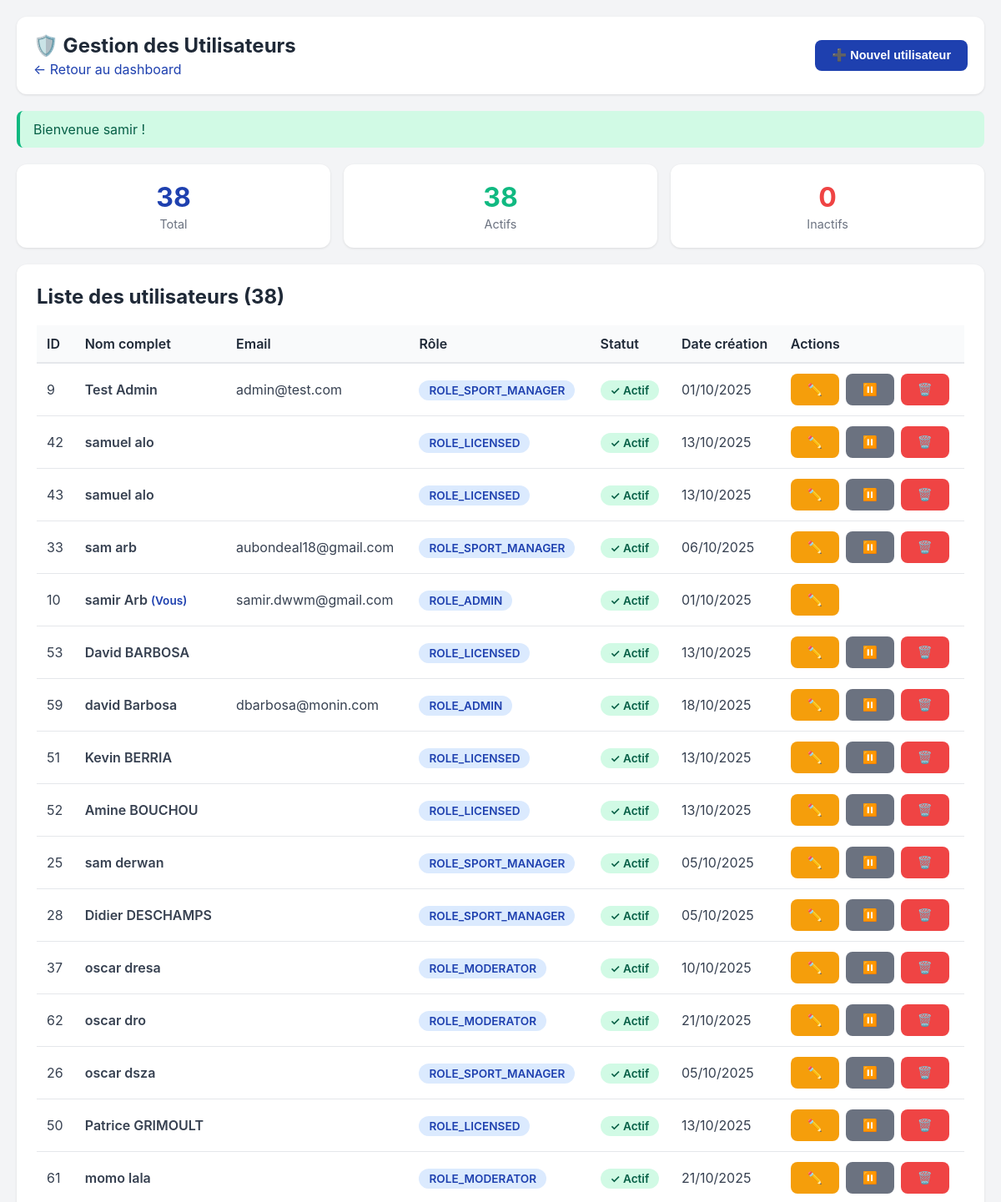
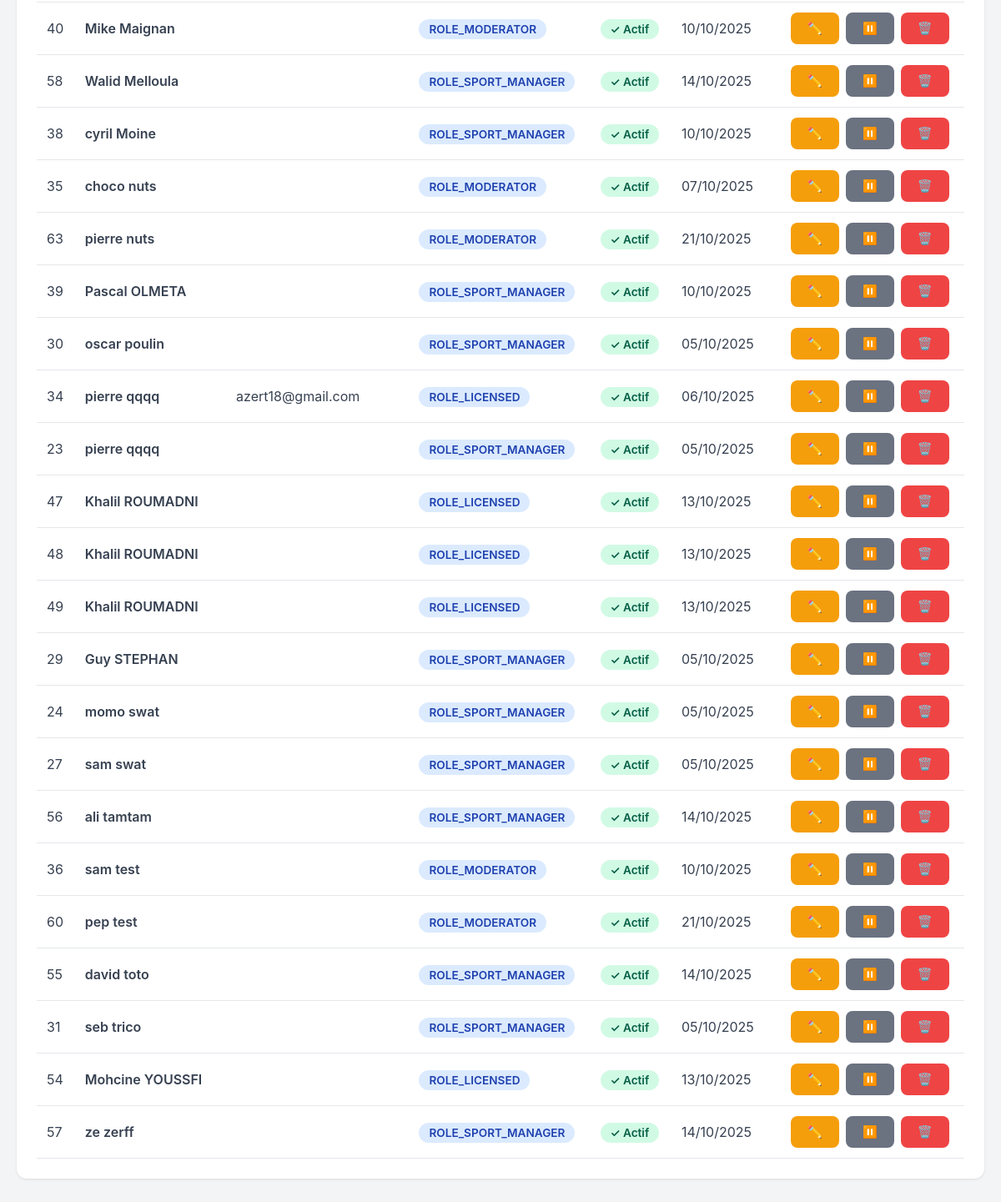
The app's page /BO/_backoffice/_sections/moderations.php (signed in) with its own data (2 pictures, top to bottom).
### tables this page shows
CREATE TABLE `users` (
  `id_user` int NOT NULL,
  `id_role` int NOT NULL,
  `has_backoffice_access` tinyint(1) DEFAULT '0',
  `name` varchar(100) NOT NULL,
  `first_name` varchar(100) NOT NULL,
  `birth_date` date DEFAULT NULL,
  `phone` varchar(20) DEFAULT NULL,
  `address` varchar(255) DEFAULT NULL,
  `email` varchar(255) DEFAULT NULL,
  `password` varchar(255) DEFAULT NULL,
  `reset_token` varchar(255) DEFAULT NULL,
  `reset_token_expiry` datetime DEFAULT NULL,
  `is_password_set` tinyint(1) DEFAULT '0',
  `status` tinyint(1) NOT NULL DEFAULT '1',
  `created_at` datetime NOT NULL DEFAULT CURRENT_TIMESTAMP,
  `updated` datetime NOT NULL DEFAULT CURRENT_TIMESTAMP ON UPDATE CURRENT_TIMESTAMP,
  `id_media` int DEFAULT NULL
);

CREATE TABLE `roles` (
  `id_role` int NOT NULL,
  `role_name` varchar(100) NOT NULL,
  `description` text
);

### BO/_backoffice/_sections/moderations.php (the view, shortened to what this page needs)
<?php
require '../../includes/config.php';
$edit_user = null;
$sql = "
    SELECT u.*, r.role_name
    FROM users u
    INNER JOIN roles r ON u.id_role = r.id_role
    ORDER BY u.status DESC, u.name
";
$result = $conn->query($sql);
$users = [];
if ($result && $result->num_rows > 0) {
    while ($row = $result->fetch_assoc()) {
        $users[] = $row;
    }
}
$stats = [
    'total' => count($users),
    'actifs' => count(array_filter($users, function($u) { return $u['status'] == 1; })),
    'inactifs' => count(array_filter($users, function($u) { return $u['status'] == 0; }))
];
?>
<!DOCTYPE html>
<html lang="fr">
<head>
</head>
<body>
    <div class="container">
        <div class="header">
            <div>
                <h1>🛡️ Gestion des Utilisateurs</h1>
                <p style="color: #6b7280; margin-top: 4px;">
                    <a href="admin.php?section=dashboard" style="color: #1e40af; text-decoration: none;">← Retour au dashboard</a>
                </p>
            </div>
            <?php if (!$edit_user): ?>
                <button class="btn btn-primary" onclick="document.getElementById('formSection').style.display='block'; window.scrollTo(0,0);">
                    ➕ Nouvel utilisateur
                </button>
            <?php endif; ?>
        </div>
        <?php
        if (isset($_SESSION['flash'])) {
            foreach ($_SESSION['flash'] as $type => $message) {
                echo '<div class="alert alert-' . htmlspecialchars($type) . '">' . htmlspecialchars($message) . '</div>';
            }
        }
        ?>
        <div class="stats-grid">
            <div class="stat-card">
                <div class="stat-value"><?= $stats['total'] ?></div>
                <div class="stat-label">Total</div>
            </div>
            <div class="stat-card">
                <div class="stat-value" style="color: #10b981;"><?= $stats['actifs'] ?></div>
                <div class="stat-label">Actifs</div>
            </div>
            <div class="stat-card">
                <div class="stat-value" style="color: #ef4444;"><?= $stats['inactifs'] ?></div>
                <div class="stat-label">Inactifs</div>
            </div>
        </div>
        <div class="card">
            <h2 style="margin-bottom: 20px; color: #1f2937;">Liste des utilisateurs (<?= count($users) ?>)</h2>
            <?php if (empty($users)): ?>
                <p style="text-align: center; color: #6b7280; padding: 40px;">Aucun utilisateur.</p>
            <?php else: ?>
                <div class="table-container">
                    <table>
                        <thead>
                            <tr>
                                <th>ID</th>
                                <th>Nom complet</th>
                                <th>Email</th>
                                <th>Rôle</th>
                                <th>Statut</th>
                                <th>Date création</th>
                                <th>Actions</th>
                            </tr>
                        </thead>
                        <tbody>
                            <?php foreach ($users as $user): ?>
                                <tr>
                                    <td><?= $user['id_user'] ?></td>
                                    <td style="font-weight: 600;">
                                        <?= htmlspecialchars($user['first_name'] . ' ' . $user['name']) ?>
                                        <?php if ($user['id_user'] == $_SESSION['user_id']): ?>
                                            <span style="color: #1e40af; font-size: 0.85rem;">(Vous)</span>
                                        <?php endif; ?>
                                    </td>
                                    <td><?= htmlspecialchars($user['email']) ?></td>
                                    <td>
                                        <span class="badge badge-role">
                                            <?= htmlspecialchars($user['role_name']) ?>
                                        </span>
                                    </td>
                                    <td>
                                        <?php if ($user['status'] == 1): ?>
                                            <span class="badge badge-active">✓ Actif</span>
                                        <?php else: ?>
                                            <span class="badge badge-inactive">✗ Inactif</span>
                                        <?php endif; ?>
                                    </td>
                                    <td><?= date('d/m/Y', strtotime($user['created_at'])) ?></td>
                                    <td>
                                        <div class="actions">
                                            <a href="utilisateurs.php?edit=<?= $user['id_user'] ?>"
                                               class="btn btn-warning">
                                                ✏️
                                            </a>
                                            <?php if ($user['id_user'] != $_SESSION['user_id']): ?>
                                                <a href="utilisateurs.php?toggle_status=<?= $user['id_user'] ?>"
                                                   class="btn <?= $user['status'] == 1 ? 'btn-secondary' : 'btn-success' ?>"
                                                   title="<?= $user['status'] == 1 ? 'Désactiver' : 'Activer' ?>">
                                                    <?= $user['status'] == 1 ? '⏸️' : '▶️' ?>
                                                </a>
                                                <a href="utilisateurs.php?delete=<?= $user['id_user'] ?>"
                                                   class="btn btn-danger"
                                                   onclick="return confirm('Confirmer la suppression de <?= htmlspecialchars($user['first_name'] . ' ' . $user['name']) ?> ?')">
                                                    🗑️
                                                </a>
                                            <?php endif; ?>
                                        </div>
                                    </td>
                                </tr>
                            <?php endforeach; ?>
                        </tbody>
                    </table>
                </div>
            <?php endif; ?>
        </div>
    </div>
</body>
</html>

### BO/_backoffice/_sections/moderations.php (style rules this page uses)
* { margin: 0; padding: 0; box-sizing: border-box; }
body { font-family: -apple-system, BlinkMacSystemFont, 'Segoe UI', Roboto, sans-serif; background: #f3f4f6; padding: 20px; }
.container { max-width: 1200px; margin: 0 auto; }
.header { background: white; padding: 20px; border-radius: 12px; margin-bottom: 20px; box-shadow: 0 1px 3px rgba(0,0,0,0.1); display: flex; justify-content: space-between; align-items: center; }
.header h1 { color: #1f2937; font-size: 1.5rem; }
.btn { padding: 10px 20px; border: none; border-radius: 8px; cursor: pointer; font-weight: 600; text-decoration: none; display: inline-block; transition: all 0.2s; font-size: 0.9rem; }
.btn-primary { background: #1e40af; color: white; }
.btn-warning { background: #f59e0b; color: white; }
.btn-danger { background: #ef4444; color: white; }
.btn-secondary { background: #6b7280; color: white; }
.alert { padding: 12px 16px; border-radius: 8px; margin-bottom: 20px; }
.alert-success { background: #d1fae5; color: #065f46; border-left: 4px solid #10b981; }
.card { background: white; padding: 24px; border-radius: 12px; box-shadow: 0 1px 3px rgba(0,0,0,0.1); margin-bottom: 20px; }
.stats-grid { display: grid; grid-template-columns: repeat(auto-fit, minmax(200px, 1fr)); gap: 16px; margin-bottom: 20px; }
.stat-card { background: white; padding: 20px; border-radius: 12px; box-shadow: 0 1px 3px rgba(0,0,0,0.1); text-align: center; }
.stat-value { font-size: 2rem; font-weight: 700; color: #1e40af; }
.stat-label { color: #6b7280; font-size: 0.9rem; margin-top: 4px; }
.table-container { overflow-x: auto; }
table { width: 100%; border-collapse: collapse; }
th { background: #f9fafb; padding: 12px; text-align: left; font-weight: 600; color: #1f2937; border-bottom: 2px solid #e5e7eb; }
td { padding: 12px; border-bottom: 1px solid #e5e7eb; color: #374151; }
.badge { padding: 4px 12px; border-radius: 12px; font-size: 0.85rem; font-weight: 600; }
.badge-active { background: #d1fae5; color: #065f46; }
.badge-role { background: #dbeafe; color: #1e40af; }
.actions { display: flex; gap: 8px; }

### records on screen
users: id_user "38", first_name+name "cyril Moine", id_role.role_name "ROLE_SPORT_MANAGER", status "✓ Actif", created_at "10/10/2025"
users: id_user "9", first_name+name "Test Admin", email "admin@test.com", id_role.role_name "ROLE_SPORT_MANAGER", status "✓ Actif", created_at "01/10/2025"
users: id_user "42", first_name+name "samuel alo", id_role.role_name "ROLE_LICENSED", status "✓ Actif", created_at "13/10/2025"
users: id_user "43", first_name+name "samuel alo", id_role.role_name "ROLE_LICENSED", status "✓ Actif", created_at "13/10/2025"
users: id_user "33", first_name+name "sam arb", email "aubondeal18@gmail.com", id_role.role_name "ROLE_SPORT_MANAGER", status "✓ Actif", created_at "06/10/2025"
users: id_user "10", first_name+name "samir Arb", shows "(Vous)", email "samir.dwwm@gmail.com", id_role.role_name "ROLE_ADMIN", status "✓ Actif", created_at "01/10/2025"
users: id_user "53", first_name+name "David BARBOSA", id_role.role_name "ROLE_LICENSED", status "✓ Actif", created_at "13/10/2025"
users: id_user "59", first_name+name "david Barbosa", email "dbarbosa@monin.com", id_role.role_name "ROLE_ADMIN", status "✓ Actif", created_at "18/10/2025"
users: id_user "51", first_name+name "Kevin BERRIA", id_role.role_name "ROLE_LICENSED", status "✓ Actif", created_at "13/10/2025"
users: id_user "52", first_name+name "Amine BOUCHOU", id_role.role_name "ROLE_LICENSED", status "✓ Actif", created_at "13/10/2025"
users: id_user "25", first_name+name "sam derwan", id_role.role_name "ROLE_SPORT_MANAGER", status "✓ Actif", created_at "05/10/2025"
users: id_user "28", first_name+name "Didier DESCHAMPS", id_role.role_name "ROLE_SPORT_MANAGER", status "✓ Actif", created_at "05/10/2025"
users: id_user "37", first_name+name "oscar dresa", id_role.role_name "ROLE_MODERATOR", status "✓ Actif", created_at "10/10/2025"
users: id_user "62", first_name+name "oscar dro", id_role.role_name "ROLE_MODERATOR", status "✓ Actif", created_at "21/10/2025"
users: id_user "26", first_name+name "oscar dsza", id_role.role_name "ROLE_SPORT_MANAGER", status "✓ Actif", created_at "05/10/2025"
users: id_user "50", first_name+name "Patrice GRIMOULT", id_role.role_name "ROLE_LICENSED", status "✓ Actif", created_at "13/10/2025"
users: id_user "61", first_name+name "momo lala", id_role.role_name "ROLE_MODERATOR", status "✓ Actif", created_at "21/10/2025"
users: id_user "40", first_name+name "Mike Maignan", id_role.role_name "ROLE_MODERATOR", status "✓ Actif", created_at "10/10/2025"
users: id_user "58", first_name+name "Walid Melloula", id_role.role_name "ROLE_SPORT_MANAGER", status "✓ Actif", created_at "14/10/2025"
users: id_user "35", first_name+name "choco nuts", id_role.role_name "ROLE_MODERATOR", status "✓ Actif", created_at "07/10/2025"
users: id_user "63", first_name+name "pierre nuts", id_role.role_name "ROLE_MODERATOR", status "✓ Actif", created_at "21/10/2025"
users: id_user "39", first_name+name "Pascal OLMETA", id_role.role_name "ROLE_SPORT_MANAGER", status "✓ Actif", created_at "10/10/2025"
users: id_user "30", first_name+name "oscar poulin", id_role.role_name "ROLE_SPORT_MANAGER", status "✓ Actif", created_at "05/10/2025"
users: id_user "34", first_name+name "pierre qqqq", email "azert18@gmail.com", id_role.role_name "ROLE_LICENSED", status "✓ Actif", created_at "06/10/2025"
users: id_user "23", first_name+name "pierre qqqq", id_role.role_name "ROLE_SPORT_MANAGER", status "✓ Actif", created_at "05/10/2025"
users: id_user "47", first_name+name "Khalil ROUMADNI", id_role.role_name "ROLE_LICENSED", status "✓ Actif", created_at "13/10/2025"
users: id_user "48", first_name+name "Khalil ROUMADNI", id_role.role_name "ROLE_LICENSED", status "✓ Actif", created_at "13/10/2025"
users: id_user "49", first_name+name "Khalil ROUMADNI", id_role.role_name "ROLE_LICENSED", status "✓ Actif", created_at "13/10/2025"
users: id_user "29", first_name+name "Guy STEPHAN", id_role.role_name "ROLE_SPORT_MANAGER", status "✓ Actif", created_at "05/10/2025"
users: id_user "24", first_name+name "momo swat", id_role.role_name "ROLE_SPORT_MANAGER", status "✓ Actif", created_at "05/10/2025"
users: id_user "27", first_name+name "sam swat", id_role.role_name "ROLE_SPORT_MANAGER", status "✓ Actif", created_at "05/10/2025"
users: id_user "56", first_name+name "ali tamtam", id_role.role_name "ROLE_SPORT_MANAGER", status "✓ Actif", created_at "14/10/2025"
users: id_user "36", first_name+name "sam test", id_role.role_name "ROLE_MODERATOR", status "✓ Actif", created_at "10/10/2025"
users: id_user "60", first_name+name "pep test", id_role.role_name "ROLE_MODERATOR", status "✓ Actif", created_at "21/10/2025"
users: id_user "55", first_name+name "david toto", id_role.role_name "ROLE_SPORT_MANAGER", status "✓ Actif", created_at "14/10/2025"
users: id_user "31", first_name+name "seb trico", id_role.role_name "ROLE_SPORT_MANAGER", status "✓ Actif", created_at "05/10/2025"
users: id_user "54", first_name+name "Mohcine YOUSSFI", id_role.role_name "ROLE_LICENSED", status "✓ Actif", created_at "13/10/2025"
users: id_user "57", first_name+name "ze zerff", id_role.role_name "ROLE_SPORT_MANAGER", status "✓ Actif", created_at "14/10/2025"

### other values on screen
$message "Bienvenue samir !"
$stats['inactifs'] "0"
count($users) "38"
